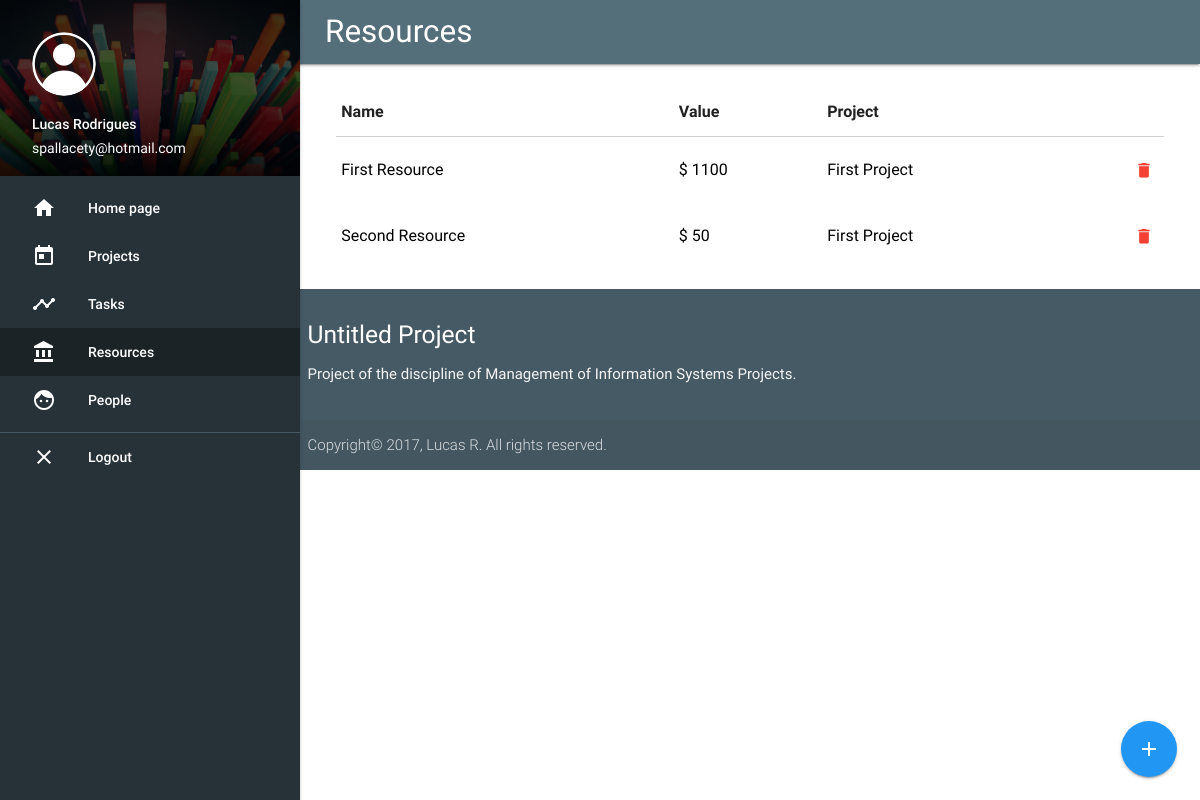
The app's page /resources/ (signed in) with its own data.
### core/models.py (models this page shows)
class Resource(models.Model):
  name = models.CharField(max_length=255)
  value = models.IntegerField()
  project = models.ForeignKey(Project, related_name='resources', on_delete=models.CASCADE)

class Project(models.Model):
  name = models.CharField(max_length=128)
  manager = models.ForeignKey(User, related_name='projects', on_delete=models.CASCADE)
  description = models.TextField()
  start_date = models.DateField()
  end_date = models.DateField()

### core/views.py (the view)
# urls.py: url(r'^resources/$', resources, name='resources'),
@login_required
def resources(request):
  config = MetaConfig(title="Resources", active_class="resources")
  projects = Project.objects.filter(manager=request.user)
  resources = Resource.objects.filter(project__in=projects)
  return render(request, 'resources.html', {'resources': resources,
                                            'projects': projects,
                                            'user': get_current_user(request),
                                            'config': config})

### core/views.py (called while the page is built)
@login_required
def get_current_user(request):
  return request.user

### core/templates/resources.html (shortened to what this page needs)
{% extends 'base.html' %}
{% block content %}
<br>
<div class="row">
  <div class="col s12">
    <table class="highlight">
      <thead>
      <tr>
        <th>Name</th>
        <th>Value</th>
        <th>Project</th>
      </tr>
      </thead>
      <tbody>
      {% if resources %}
      {% for resource in resources %}
      <tr>
        <td><a class="black-text" href="{% url 'resource_detail' resource.id %}">{{resource.name}}</a></td>
        <td><a class="black-text" href="{% url 'resource_detail' resource.id %}">$ {{resource.value}}</a></td>
        <td><a class="black-text" href="{% url 'resource_detail' resource.id %}">{{resource.project.name}}</a></td>
        <td class="row vallign right-align"><a href="{% url 'delete_resource' resource.id %}"
                                               class="btn-flat img-btn tooltipped" data-position="bottom"
                                               data-delay="50"
                                               data-tooltip="Delete"><i class="material-icons red-text">delete</i></a>
        </td>
      </tr>
      {% endfor %}
      {% else %}
      <td colspan="4" class="center">Nothing to show.</td>
      {% endif %}
      </tbody>
    </table>
  </div>
</div>
<div class="fixed-action-btn horizontal">
  <a class="btn-floating btn-large blue modal-trigger" href="#new_resource">
    <i class="large material-icons">add</i>
  </a>
</div>
{% endblock %}

### core/templates/base.html (shortened to what this page needs)
{% load staticfiles %}
<html lang="pt-br">
<head>
  <link href="{% static 'css/materialize.css' %}" type="text/css" rel="stylesheet" media="screen,projection"/>
  <link href="{% static 'css/style.css' %}" type="text/css" rel="stylesheet" media="screen,projection"/>
</head>
<body>
<nav class="blue-grey darken-1" role="navigation">
  <a href="#" class="brand-logo content">{{ config.title }}</a>
  <ul id="slide-out" class="side-nav fixed blue-grey darken-4">
    <li>
      <div class="userView">
        <div class="background">
          <img class="responsive-img" src="{% static 'images/bg-nav.jpg' %}">
        </div>
        <span><img class="circle" src="{% static 'images/profile.png' %}"></span>
        <span class="white-text name">{{ user.first_name }}</span>
        <span class="white-text email">{{ user.email }}</span>
      </div>
    </li>
    <li class="{% if config.active_class == 'index' %}active{% endif %}"><a
        class="waves-effect white-text" href="/"><i class="material-icons white-text">home</i>Home page</a>
    </li>
    <li class="{% if config.active_class == 'projects' %}active{% endif %}"><a
        class="waves-effect white-text" href="{% url 'projects' %}"><i class="material-icons white-text">today</i>Projects</a>
    </li>
    <li class="{% if config.active_class == 'tasks' %}active{% endif %}"><a
        class="waves-effect white-text" href="{% url 'tasks' %}"><i class="material-icons white-text">timeline</i>Tasks</a>
    </li>
    <li class="{% if config.active_class == 'resources' %}active{% endif %}"><a
        class="waves-effect white-text" href="{% url 'resources' %}"><i class="material-icons white-text">account_balance</i>Resources</a>
    </li>
    <li class="{% if config.active_class == 'people' %}active{% endif %}"><a class="waves-effect white-text"
                                                                             href="{% url 'people' %}"><i
        class="material-icons white-text">face</i>People</a></li>
    <li><div class="divider blue-grey darken-2"></div></li>
    <li><a class="waves-effect white-text" href="{% url 'logout' %}"><i class="material-icons white-text">close</i>Logout</a></li>
  </ul>
</nav>
<div class="content">
  {% block content %}
  {% endblock %}
</div>
<footer class="page-footer blue-grey darken-2">
  <div class="container">
    <div class="row">
      <div class="col">
        <h5 class="white-text">Untitled Project</h5>
        <p class="grey-text text-lighten-4">Project of the discipline of Management of Information Systems Projects.</p>
      </div>
    </div>
  </div>
  <div class="footer-copyright">
    <div class="container">
      Copyright© 2017, Lucas R. All rights reserved.
    </div>
  </div>
</footer>
</body>
</html>

### core/static/css/style.css (style rules this page uses)
header, main, footer { padding-left: 150px; }
@media only screen and (min-width: 993px) { .content { margin-left: 325px; margin-right: 25px; } }
nav ul li.active { background-color: rgba(0, 0, 0, 0.3) !important; }
td a { display: block; }
.img-btn { padding: 0 5px; background-color: transparent; }

### records on screen
Resource: name "First Resource", value "1100", project.name "First Project"
Resource: name "Second Resource", value "50", project.name "First Project"

### other values on screen
{{ config.title }} "Resources"
{{ user.first_name }} "Lucas Rodrigues"
{{ user.email }} "spallacety@hotmail.com"
